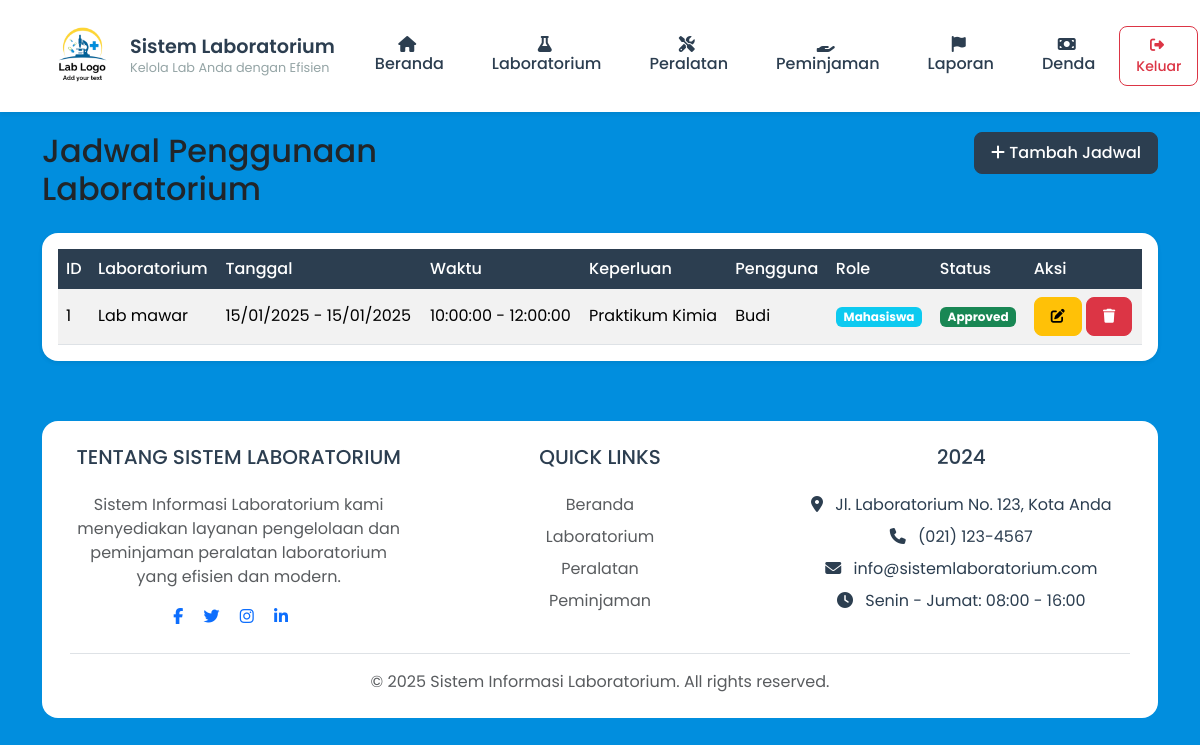
/jadwal.php (signed in), run on the app's committed database.
### tables this page shows
CREATE TABLE IF NOT EXISTS `jadwal` (
  `JadwalID` int NOT NULL AUTO_INCREMENT,
  `LabID` int DEFAULT NULL,
  `TanggalMulai` date NOT NULL,
  `TanggalSelesai` date NOT NULL,
  `JamMulai` time NOT NULL,
  `JamSelesai` time NOT NULL,
  `Keperluan` text NOT NULL,
  `NamaPengguna` varchar(100) NOT NULL,
  `RolePengguna` enum('Mahasiswa','Dosen','Staff Lab','Satpam') NOT NULL,
  `Status` enum('Pending','Approved','Rejected') DEFAULT 'Pending',
  `CreatedAt` timestamp NOT NULL DEFAULT CURRENT_TIMESTAMP,
  PRIMARY KEY (`JadwalID`),
  KEY `LabID` (`LabID`),
  CONSTRAINT `jadwal_ibfk_1` FOREIGN KEY (`LabID`) REFERENCES `laboratorium` (`LabID`) ON DELETE SET NULL ON UPDATE CASCADE
);

CREATE TABLE IF NOT EXISTS `laboratorium` (
  `LabID` int NOT NULL AUTO_INCREMENT,
  `NamaLab` varchar(100) NOT NULL,
  `Lokasi` varchar(255) DEFAULT NULL,
  `Kapasitas` int DEFAULT NULL,
  `Deskripsi` text,
  PRIMARY KEY (`LabID`)
);

### jadwal.php (the view, shortened to what this page needs)
<?php
require_once 'config/database.php';
include 'includes/header.php';
$stmt = $pdo->query("SELECT j.*, l.NamaLab FROM Jadwal j
                     LEFT JOIN Laboratorium l ON j.LabID = l.LabID
                     ORDER BY j.TanggalMulai DESC, j.JamMulai DESC");
$schedules = $stmt->fetchAll();
?>
<div class="row mb-3">
    <div class="col-md-6">
        <h2>Jadwal Penggunaan Laboratorium</h2>
    </div>
    <div class="col-md-6 text-end">
        <button type="button" class="btn btn-primary" data-bs-toggle="modal" data-bs-target="#addScheduleModal">
            <i class="fas fa-plus"></i> Tambah Jadwal
        </button>
    </div>
</div>
<div class="card">
    <div class="card-body">
        <div class="table-responsive">
            <table class="table table-striped">
                <thead>
                    <tr>
                        <th>ID</th>
                        <th>Laboratorium</th>
                        <th>Tanggal</th>
                        <th>Waktu</th>
                        <th>Keperluan</th>
                        <th>Pengguna</th>
                        <th>Role</th>
                        <th>Status</th>
                        <th>Aksi</th>
                    </tr>
                </thead>
                <tbody>
                    <?php foreach ($schedules as $schedule): ?>
                    <tr>
                        <td><?= $schedule['JadwalID'] ?></td>
                        <td><?= htmlspecialchars($schedule['NamaLab']) ?></td>
                        <td>
                            <?= date('d/m/Y', strtotime($schedule['TanggalMulai'])) ?> -
                            <?= date('d/m/Y', strtotime($schedule['TanggalSelesai'])) ?>
                        </td>
                        <td>
                            <?= $schedule['JamMulai'] ?> -
                            <?= $schedule['JamSelesai'] ?>
                        </td>
                        <td><?= htmlspecialchars($schedule['Keperluan']) ?></td>
                        <td><?= htmlspecialchars($schedule['NamaPengguna']) ?></td>
                        <td>
                            <span class="badge bg-<?=
                                $schedule['RolePengguna'] == 'Dosen' ? 'primary' :
                                ($schedule['RolePengguna'] == 'Staff Lab' ? 'success' :
                                ($schedule['RolePengguna'] == 'Satpam' ? 'warning' : 'info'))
                            ?>">
                                <?= $schedule['RolePengguna'] ?>
                            </span>
                        </td>
                        <td>
                            <span class="badge bg-<?=
                                $schedule['Status'] == 'Approved' ? 'success' :
                                ($schedule['Status'] == 'Rejected' ? 'danger' : 'warning')
                            ?>">
                                <?= $schedule['Status'] ?>
                            </span>
                        </td>
                        <td>
                            <button class="btn btn-sm btn-warning edit-btn"
                                    data-id="<?= $schedule['JadwalID'] ?>"
                                    data-lab="<?= $schedule['LabID'] ?>"
                                    data-tanggal-mulai="<?= $schedule['TanggalMulai'] ?>"
                                    data-tanggal-selesai="<?= $schedule['TanggalSelesai'] ?>"
                                    data-jam-mulai="<?= $schedule['JamMulai'] ?>"
                                    data-jam-selesai="<?= $schedule['JamSelesai'] ?>"
                                    data-keperluan="<?= htmlspecialchars($schedule['Keperluan']) ?>"
                                    data-nama="<?= htmlspecialchars($schedule['NamaPengguna']) ?>"
                                    data-role="<?= $schedule['RolePengguna'] ?>"
                                    data-status="<?= $schedule['Status'] ?>"
                                    data-bs-toggle="modal"
                                    data-bs-target="#editScheduleModal">
                                <i class="fas fa-edit"></i>
                            </button>
                            <a href="?delete=<?= $schedule['JadwalID'] ?>"
                               class="btn btn-sm btn-danger"
                               onclick="return confirm('Apakah Anda yakin ingin menghapus jadwal ini?')">
                                <i class="fas fa-trash"></i>
                            </a>
                        </td>
                    </tr>
                    <?php endforeach; ?>
                </tbody>
            </table>
        </div>
    </div>
</div>
<?php include 'includes/footer.php'; ?>

### assets/css/style.css (style rules this page uses)
:root { --primary: #2c3e50; --secondary: #3498db; --accent: #1abc9c; --warning: #f1c40f; --danger: #e74c3c; --success: #2ecc71; --dark: #2c3e50; --gray: #95a5a6; --light: #ecf0f1; --white: #ffffff; }
body { font-family: 'Poppins', sans-serif; background-color: #018EDE; background-image: url(assets\images\bg.jpg); }
.card { border: none; border-radius: 1rem; box-shadow: 0 0.125rem 0.25rem rgba(0, 0, 0, 0.075); transition: all 0.3s ease; }
.table { margin-bottom: 0; }
.table thead th { background-color: var(--primary); color: var(--white); font-weight: 500; border: none; }
.table td { vertical-align: middle; }
.btn { padding: 0.5rem 1rem; border-radius: 0.5rem; font-weight: 500; transition: all 0.3s ease; }
.btn-primary { background-color: var(--primary); border-color: var(--primary); }

### data on the page
jadwal: JadwalID "1", LabID.NamaLab "Lab mawar", TanggalMulai "15/01/2025", TanggalSelesai "15/01/2025", JamMulai "10:00:00", JamSelesai "12:00:00", Keperluan "Praktikum Kimia", NamaPengguna "Budi", RolePengguna "Mahasiswa", Status "Approved"
